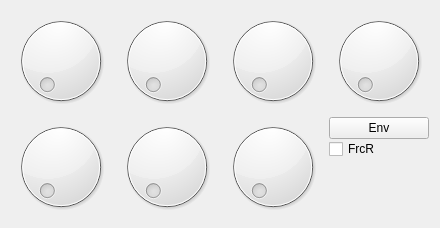
     <widget class="QWidget" name="tab_6">
      <property name="controlId" stdset="0">
       <string>FILTER_ENVELOPE</string>
      </property>
      <attribute name="title">
       <string>Filter Envelope</string>
      </attribute>
      <layout class="QGridLayout" name="gridLayout_4">
       <item row="0" column="0">
        <widget class="Dial" name="a_dt_13">
         <property name="sizePolicy">
          <sizepolicy hsizetype="Preferred" vsizetype="Preferred">
           <horstretch>0</horstretch>
           <verstretch>0</verstretch>
          </sizepolicy>
         </property>
         <property name="controlId" stdset="0">
          <string>A_val</string>
         </property>
        </widget>
       </item>
       <item row="0" column="1">
        <widget class="Dial" name="d_dt_9">
         <property name="sizePolicy">
          <sizepolicy hsizetype="Preferred" vsizetype="Preferred">
           <horstretch>0</horstretch>
           <verstretch>0</verstretch>
          </sizepolicy>
         </property>
         <property name="controlId" stdset="0">
          <string>A_dt</string>
         </property>
        </widget>
       </item>
       <item row="0" column="2">
        <widget class="Dial" name="d_dt_11">
         <property name="sizePolicy">
          <sizepolicy hsizetype="Preferred" vsizetype="Preferred">
           <horstretch>0</horstretch>
           <verstretch>0</verstretch>
          </sizepolicy>
         </property>
         <property name="controlId" stdset="0">
          <string>D_val</string>
         </property>
        </widget>
       </item>
       <item row="0" column="4">
        <widget class="Dial" name="d_dt_10">
         <property name="sizePolicy">
          <sizepolicy hsizetype="Preferred" vsizetype="Preferred">
           <horstretch>0</horstretch>
           <verstretch>0</verstretch>
          </sizepolicy>
         </property>
         <property name="controlId" stdset="0">
          <string>D_dt</string>
         </property>
        </widget>
       </item>
       <item row="1" column="0">
        <widget class="Dial" name="r_dt_2">
         <property name="sizePolicy">
          <sizepolicy hsizetype="Preferred" vsizetype="Preferred">
           <horstretch>0</horstretch>
           <verstretch>0</verstretch>
          </sizepolicy>
         </property>
         <property name="controlId" stdset="0">
          <string>R_dt</string>
         </property>
        </widget>
       </item>
       <item row="1" column="1">
        <widget class="Dial" name="r_dt_7">
         <property name="sizePolicy">
          <sizepolicy hsizetype="Preferred" vsizetype="Preferred">
           <horstretch>0</horstretch>
           <verstretch>0</verstretch>
          </sizepolicy>
         </property>
         <property name="controlId" stdset="0">
          <string>R_val</string>
         </property>
        </widget>
       </item>
       <item row="1" column="2">
        <widget class="Dial" name="stretch_9">
         <property name="sizePolicy">
          <sizepolicy hsizetype="Preferred" vsizetype="Preferred">
           <horstretch>0</horstretch>
           <verstretch>0</verstretch>
          </sizepolicy>
         </property>
         <property name="controlId" stdset="0">
          <string>env_stretch</string>
         </property>
        </widget>
       </item>
       <item row="1" column="4">
        <widget class="QWidget" name="widget_4" native="true">
         <layout class="QVBoxLayout" name="verticalLayout_3">
          <property name="spacing">
           <number>0</number>
          </property>
          <property name="margin">
           <number>0</number>
          </property>
          <item>
           <widget class="QPushButton" name="pushButton_6">
            <property name="text">
             <string>Env</string>
            </property>
           </widget>
          </item>
          <item>
           <widget class="CheckBox" name="checkBox_6">
            <property name="text">
             <string>FrcR</string>
            </property>
            <property name="controlId" stdset="0">
             <string>forced_release</string>
            </property>
           </widget>
          </item>
          <item>
           <spacer name="verticalSpacer_14">
            <property name="orientation">
             <enum>Qt::Vertical</enum>
            </property>
            <property name="sizeHint" stdset="0">
             <size>
              <width>20</width>
              <height>40</height>
             </size>
            </property>
           </spacer>
          </item>
         </layout>
        </widget>
       </item>
      </layout>
     </widget>
